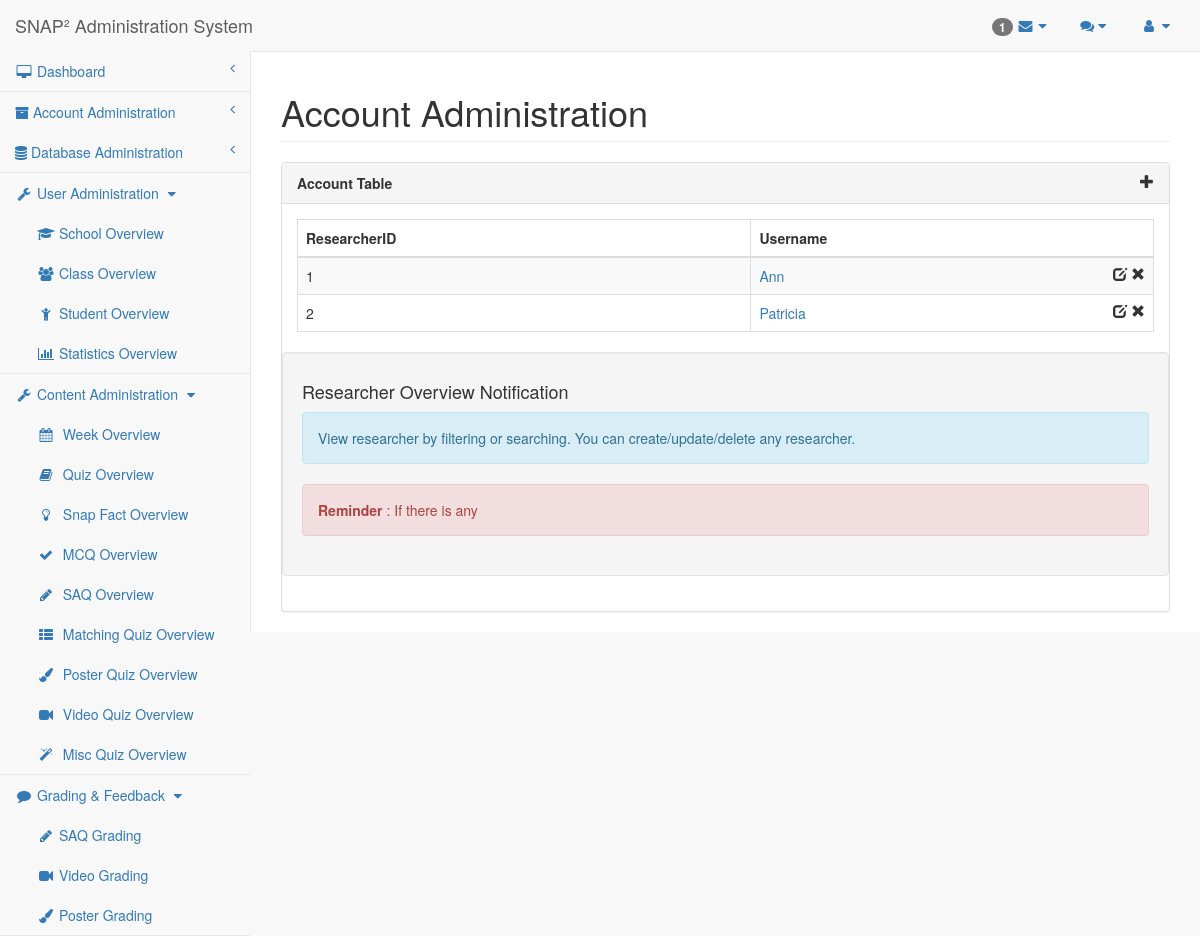
Screenshot of /researcher/account.php (signed in) with the database file from the repository.
### tables this page shows
CREATE TABLE `researcher` (
  `ResearcherID` mediumint(9) NOT NULL AUTO_INCREMENT,
  `Username` text NOT NULL,
  `Password` text NOT NULL,
  PRIMARY KEY (`ResearcherID`)
);

### mysql-lib.php (called while the page is built, shortened)
<?php
function getResearchers(PDO $conn)
{
    return getRecords($conn, "Researcher");
}
function getRecords(PDO $conn, $tableName, array $joinTables = null)
{
    $tableSql = "SELECT * FROM " . $tableName;
    if ($joinTables != null) {
        foreach ($joinTables as $joinTable) {
            $tableSql .= " NATURAL JOIN " . $joinTable;
        }
    }
    $tableQuery = $conn->prepare($tableSql);
    $tableQuery->execute();
    $tableResult = $tableQuery->fetchAll(PDO::FETCH_OBJ);
    return $tableResult;
}

### researcher/account.php (the view, shortened to what this page needs)
<?php
require_once("../mysql-lib.php");
require_once("researcher-lib.php");
try {
    $conn = db_connect();
} catch (Exception $e) {
    debug_err($e);
}
try {
    $researcherResult = getResearchers($conn);
} catch (Exception $e) {
    debug_err($e);
}
?>
<!DOCTYPE html>
<html lang="en">
<?php require_once('header-lib.php'); ?>
<body>
<div id="wrapper">
    <?php require_once('navigation.php'); ?>
    <div id="page-wrapper">
        <div class="row">
            <div class="col-lg-12">
                <h1 class="page-header">Account Administration</h1>
            </div>
        </div>
        <div class="row">
            <div class="col-lg-12">
                <div class="panel panel-default">
                    <div class="panel-heading">
                        Account Table <span class="glyphicon glyphicon-plus pull-right" data-toggle="modal"
                                                       data-target="#dialog"></span>
                    </div>
                    <div class="panel-body">
                        <div class="dataTable_wrapper">
                            <table class="table table-striped table-bordered table-hover" id="dataTables-example">
                                <thead>
                                <tr>
                                    <th >ResearcherID</th>
                                    <th>Username</th>
                                </tr>
                                </thead>
                                <tbody>
                                <?php for ($i = 0; $i < count($researcherResult); $i++) { ?>
                                    <tr class="<?php if ($i % 2 == 0) {
                                        echo "odd";
                                    } else {
                                        echo "even";
                                    } ?>">
                                        <td ><?php echo $researcherResult[$i]->ResearcherID ?></td>
                                        <td>
                                            <a href="class.php?ResearcherID=<?php echo $researcherResult[$i]->ResearcherID ?>">
                                                <?php echo $researcherResult[$i]->Username ?>
                                            </a>
                                            <span class="glyphicon glyphicon-remove pull-right"
                                                  aria-hidden="true"></span><span class="pull-right" aria-hidden="true">&nbsp;
                                            </span>
                                            <span
                                                    class="glyphicon glyphicon-edit pull-right" data-toggle="modal"
                                                    data-target="#updateProfile" aria-hidden="true">
                                            </span>
                                        </td>
                                    </tr>
                                <?php } ?>
                                </tbody>
                            </table>
                        </div>
                        <div class="well row">
                            <h4>Researcher Overview Notification</h4>
                            <div class="alert alert-info">
                                <p>View researcher by filtering or searching. You can create/update/delete any researcher.</p>
                            </div>
                            <div class="alert alert-danger">
                                <p><strong>Reminder</strong> : If there is any
                            </div>
                        </div>
                    </div>
                </div>
            </div>
        </div>
    </div>
</div>
<?php require_once('sb-admin-lib.php'); ?>
</body>
</html>

### sb-admin/css/sb-admin-2.css (style rules this page uses)
body { background-color: #f8f8f8; }
#wrapper { width: 100%; }
#page-wrapper { padding: 0 15px; min-height: 568px; background-color: #fff; }
@media (min-width:768px) { #page-wrapper { position: inherit; margin: 0 0 0 250px; padding: 0 30px; border-left: 1px solid #e7e7e7; } }

### researcher/header-lib.php (style rules this page uses)
.panel-heading { font-weight: bold; }

### rows the page displays
researcher: ResearcherID "1", Username "Ann"
researcher: ResearcherID "2", Username "Patricia"

### other values shown
count($unreadComments) "1"
$userAdminPageArr[$i] "School"
$userAdminPageArr[$i] "Class"
$userAdminPageArr[$i] "Student"
$userAdminPageArr[$i] "Statistics"
$contentAdminPageArr[$i] "Week"
$contentAdminPageArr[$i] "Quiz"
$contentAdminPageArr[$i] "Snap Fact"
$contentAdminPageArr[$i] "MCQ"
$contentAdminPageArr[$i] "SAQ"
$contentAdminPageArr[$i] "Matching"
$contentAdminPageArr[$i] "Poster"
$contentAdminPageArr[$i] "Video"
$contentAdminPageArr[$i] "Misc"
$gradingPageArr[$i] "SAQ Grading"
